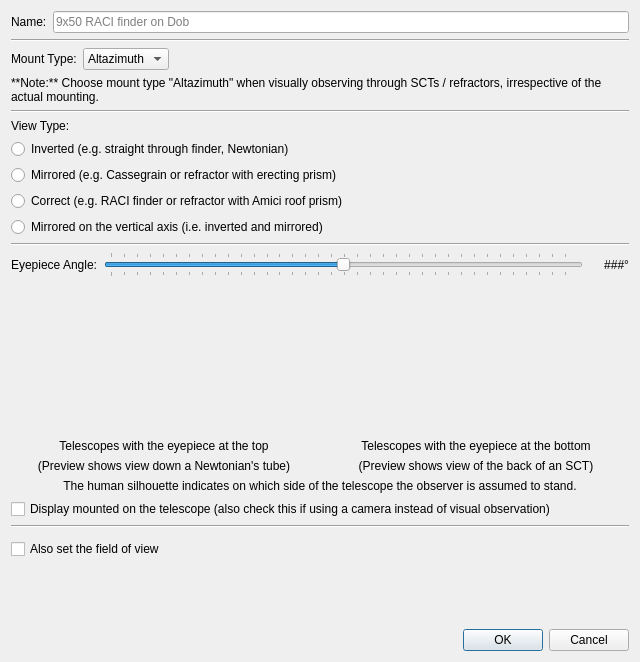
<?xml version="1.0" encoding="UTF-8"?>
<ui version="4.0">
 <class>NewView</class>
 <widget class="QDialog" name="NewView">
  <property name="geometry">
   <rect>
    <x>0</x>
    <y>0</y>
    <width>640</width>
    <height>662</height>
   </rect>
  </property>
  <property name="windowTitle">
   <string>Add / Edit View</string>
  </property>
  <layout class="QVBoxLayout" name="verticalLayout">
   <item>
    <layout class="QHBoxLayout" name="horizontalLayout">
     <item>
      <widget class="QLabel" name="label">
       <property name="text">
        <string>Name:</string>
       </property>
      </widget>
     </item>
     <item>
      <widget class="QLineEdit" name="viewNameLineEdit">
       <property name="placeholderText">
        <string>9x50 RACI finder on Dob</string>
       </property>
      </widget>
     </item>
    </layout>
   </item>
   <item>
    <widget class="Line" name="line_4">
     <property name="orientation">
      <enum>Qt::Horizontal</enum>
     </property>
    </widget>
   </item>
   <item>
    <layout class="QHBoxLayout" name="horizontalLayout_2">
     <item>
      <widget class="QLabel" name="label_2">
       <property name="text">
        <string>Mount Type:</string>
       </property>
      </widget>
     </item>
     <item>
      <widget class="QComboBox" name="mountTypeComboBox">
       <property name="currentIndex">
        <number>1</number>
       </property>
       <item>
        <property name="text">
         <string>Equatorial</string>
        </property>
       </item>
       <item>
        <property name="text">
         <string>Altazimuth</string>
        </property>
       </item>
      </widget>
     </item>
     <item>
      <spacer name="horizontalSpacer_2">
       <property name="orientation">
        <enum>Qt::Horizontal</enum>
       </property>
       <property name="sizeHint" stdset="0">
        <size>
         <width>40</width>
         <height>20</height>
        </size>
       </property>
      </spacer>
     </item>
    </layout>
   </item>
   <item>
    <widget class="QLabel" name="label_5">
     <property name="text">
      <string>**Note:** Choose mount type &quot;Altazimuth&quot; when visually observing through SCTs / refractors, irrespective of the actual mounting.</string>
     </property>
     <property name="textFormat">
      <enum>Qt::MarkdownText</enum>
     </property>
     <property name="wordWrap">
      <bool>true</bool>
     </property>
    </widget>
   </item>
   <item>
    <widget class="Line" name="line_3">
     <property name="orientation">
      <enum>Qt::Horizontal</enum>
     </property>
    </widget>
   </item>
   <item>
    <layout class="QGridLayout" name="gridLayout">
     <item row="3" column="0">
      <widget class="QRadioButton" name="correctViewType">
       <property name="text">
        <string>Correct (e.g. RACI finder or refractor with Amici roof prism)</string>
       </property>
      </widget>
     </item>
     <item row="2" column="0">
      <widget class="QRadioButton" name="mirroredViewType">
       <property name="text">
        <string>Mirrored (e.g. Cassegrain or refractor with erecting prism)</string>
       </property>
      </widget>
     </item>
     <item row="1" column="0">
      <widget class="QRadioButton" name="invertedViewType">
       <property name="text">
        <string>Inverted (e.g. straight through finder, Newtonian)</string>
       </property>
      </widget>
     </item>
     <item row="0" column="0">
      <widget class="QLabel" name="label_3">
       <property name="text">
        <string>View Type:</string>
       </property>
      </widget>
     </item>
     <item row="4" column="0">
      <widget class="QRadioButton" name="invertedMirroredViewType">
       <property name="text">
        <string>Mirrored on the vertical axis (i.e. inverted and mirrored)</string>
       </property>
      </widget>
     </item>
    </layout>
   </item>
   <item>
    <widget class="Line" name="line">
     <property name="orientation">
      <enum>Qt::Horizontal</enum>
     </property>
    </widget>
   </item>
   <item>
    <layout class="QHBoxLayout" name="horizontalLayout_3">
     <item>
      <widget class="QLabel" name="label_4">
       <property name="text">
        <string>Eyepiece Angle:</string>
       </property>
      </widget>
     </item>
     <item>
      <widget class="QSlider" name="viewingAngleSlider">
       <property name="minimum">
        <number>-179</number>
       </property>
       <property name="maximum">
        <number>179</number>
       </property>
       <property name="orientation">
        <enum>Qt::Horizontal</enum>
       </property>
       <property name="tickPosition">
        <enum>QSlider::TicksBothSides</enum>
       </property>
      </widget>
     </item>
     <item>
      <widget class="QLabel" name="viewingAngleLabel">
       <property name="sizePolicy">
        <sizepolicy hsizetype="Fixed" vsizetype="Preferred">
         <horstretch>0</horstretch>
         <verstretch>0</verstretch>
        </sizepolicy>
       </property>
       <property name="minimumSize">
        <size>
         <width>40</width>
         <height>0</height>
        </size>
       </property>
       <property name="text">
        <string>###°</string>
       </property>
       <property name="alignment">
        <set>Qt::AlignRight|Qt::AlignTrailing|Qt::AlignVCenter</set>
       </property>
      </widget>
     </item>
    </layout>
   </item>
   <item>
    <layout class="QGridLayout" name="gridLayout_2">
     <item row="1" column="1">
      <widget class="QLabel" name="label_8">
       <property name="text">
        <string>Telescopes with the eyepiece at the bottom</string>
       </property>
       <property name="alignment">
        <set>Qt::AlignCenter</set>
       </property>
      </widget>
     </item>
     <item row="1" column="0">
      <widget class="QLabel" name="label_7">
       <property name="text">
        <string>Telescopes with the eyepiece at the top</string>
       </property>
       <property name="alignment">
        <set>Qt::AlignCenter</set>
       </property>
      </widget>
     </item>
     <item row="3" column="0" colspan="2">
      <widget class="QLabel" name="label_6">
       <property name="text">
        <string>The human silhouette indicates on which side of the telescope the observer is assumed to stand.</string>
       </property>
       <property name="alignment">
        <set>Qt::AlignCenter</set>
       </property>
      </widget>
     </item>
     <item row="0" column="1">
      <widget class="QLabel" name="viewingAnglePreviewBottom">
       <property name="minimumSize">
        <size>
         <width>200</width>
         <height>150</height>
        </size>
       </property>
       <property name="text">
        <string/>
       </property>
      </widget>
     </item>
     <item row="0" column="0">
      <widget class="QLabel" name="viewingAnglePreviewTop">
       <property name="minimumSize">
        <size>
         <width>200</width>
         <height>150</height>
        </size>
       </property>
       <property name="text">
        <string/>
       </property>
      </widget>
     </item>
     <item row="2" column="0">
      <widget class="QLabel" name="label_9">
       <property name="text">
        <string>(Preview shows view down a Newtonian's tube)</string>
       </property>
       <property name="alignment">
        <set>Qt::AlignCenter</set>
       </property>
      </widget>
     </item>
     <item row="2" column="1">
      <widget class="QLabel" name="label_10">
       <property name="text">
        <string>(Preview shows view of the back of an SCT)</string>
       </property>
       <property name="alignment">
        <set>Qt::AlignCenter</set>
       </property>
      </widget>
     </item>
    </layout>
   </item>
   <item>
    <widget class="QCheckBox" name="disableErectObserverCheckBox">
     <property name="text">
      <string>Display mounted on the telescope (also check this if using a camera instead of visual observation)</string>
     </property>
    </widget>
   </item>
   <item>
    <widget class="Line" name="line_2">
     <property name="orientation">
      <enum>Qt::Horizontal</enum>
     </property>
    </widget>
   </item>
   <item>
    <layout class="QHBoxLayout" name="horizontalLayout_4">
     <item>
      <widget class="QCheckBox" name="fieldOfViewCheckBox">
       <property name="minimumSize">
        <size>
         <width>0</width>
         <height>30</height>
        </size>
       </property>
       <property name="text">
        <string>Also set the field of view</string>
       </property>
      </widget>
     </item>
     <item>
      <widget class="UnitSpinBoxWidget" name="fieldOfViewSpinBox" native="true">
       <property name="minimumSize">
        <size>
         <width>195</width>
         <height>0</height>
        </size>
       </property>
      </widget>
     </item>
     <item>
      <spacer name="horizontalSpacer">
       <property name="orientation">
        <enum>Qt::Horizontal</enum>
       </property>
       <property name="sizeHint" stdset="0">
        <size>
         <width>40</width>
         <height>20</height>
        </size>
       </property>
      </spacer>
     </item>
    </layout>
   </item>
   <item>
    <spacer name="verticalSpacer_2">
     <property name="orientation">
      <enum>Qt::Vertical</enum>
     </property>
     <property name="sizeHint" stdset="0">
      <size>
       <width>20</width>
       <height>40</height>
      </size>
     </property>
    </spacer>
   </item>
   <item>
    <widget class="QDialogButtonBox" name="buttonBox">
     <property name="orientation">
      <enum>Qt::Horizontal</enum>
     </property>
     <property name="standardButtons">
      <set>QDialogButtonBox::Cancel|QDialogButtonBox::Ok</set>
     </property>
    </widget>
   </item>
  </layout>
 </widget>
 <customwidgets>
  <customwidget>
   <class>UnitSpinBoxWidget</class>
   <extends>QWidget</extends>
   <header>widgets/unitspinboxwidget.h</header>
  </customwidget>
 </customwidgets>
 <resources/>
 <connections>
  <connection>
   <sender>buttonBox</sender>
   <signal>accepted()</signal>
   <receiver>NewView</receiver>
   <slot>accept()</slot>
   <hints>
    <hint type="sourcelabel">
     <x>250</x>
     <y>647</y>
    </hint>
    <hint type="destinationlabel">
     <x>157</x>
     <y>274</y>
    </hint>
   </hints>
  </connection>
  <connection>
   <sender>buttonBox</sender>
   <signal>rejected()</signal>
   <receiver>NewView</receiver>
   <slot>reject()</slot>
   <hints>
    <hint type="sourcelabel">
     <x>318</x>
     <y>647</y>
    </hint>
    <hint type="destinationlabel">
     <x>286</x>
     <y>274</y>
    </hint>
   </hints>
  </connection>
 </connections>
</ui>
